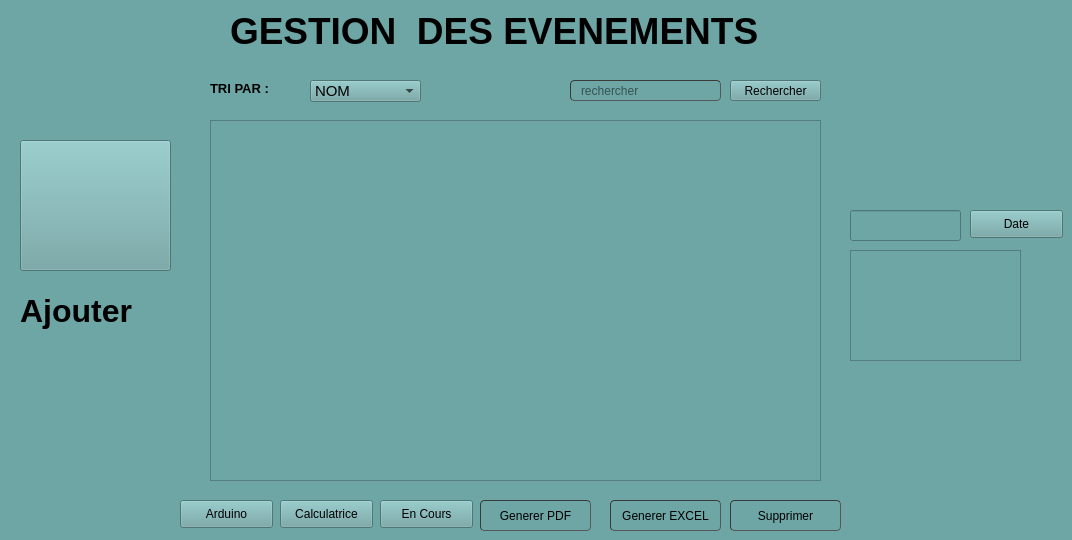
         <widget class="QWidget" name="page_4">
          <property name="styleSheet">
           <string notr="true">background-color: rgb(110, 165, 165)</string>
          </property>
          <widget class="QComboBox" name="comboBox">
           <property name="geometry">
            <rect>
             <x>310</x>
             <y>80</y>
             <width>111</width>
             <height>22</height>
            </rect>
           </property>
           <property name="font">
            <font>
             <pointsize>11</pointsize>
            </font>
           </property>
           <property name="styleSheet">
            <string notr="true">gridline-color: rgb(0, 0, 255);</string>
           </property>
           <item>
            <property name="text">
             <string>NOM</string>
            </property>
           </item>
           <item>
            <property name="text">
             <string>PRIX</string>
            </property>
           </item>
           <item>
            <property name="text">
             <string>DATE</string>
            </property>
           </item>
          </widget>
          <widget class="QLabel" name="label_3">
           <property name="geometry">
            <rect>
             <x>210</x>
             <y>80</y>
             <width>81</width>
             <height>16</height>
            </rect>
           </property>
           <property name="font">
            <font>
             <pointsize>10</pointsize>
             <weight>75</weight>
             <bold>true</bold>
            </font>
           </property>
           <property name="text">
            <string>TRI PAR :</string>
           </property>
          </widget>
          <widget class="QPushButton" name="excel">
           <property name="geometry">
            <rect>
             <x>610</x>
             <y>500</y>
             <width>111</width>
             <height>31</height>
            </rect>
           </property>
           <property name="styleSheet">
            <string notr="true">	border-width: 1px; border-radius: 4px;
	border-color: rgb(58, 58, 58);
	border-style: inset;
	padding: 0 8px;


	selection-color: rgb(60, 63, 65);</string>
           </property>
           <property name="text">
            <string>Generer EXCEL</string>
           </property>
           <property name="icon">
            <iconset>
             <normaloff>:/logo/delete.png</normaloff>:/logo/delete.png</iconset>
           </property>
          </widget>
          <widget class="QPushButton" name="pdf">
           <property name="geometry">
            <rect>
             <x>480</x>
             <y>500</y>
             <width>111</width>
             <height>31</height>
            </rect>
           </property>
           <property name="styleSheet">
            <string notr="true">	border-width: 1px; border-radius: 4px;
	border-color: rgb(58, 58, 58);
	border-style: inset;
	padding: 0 8px;


	selection-color: rgb(60, 63, 65);</string>
           </property>
           <property name="text">
            <string>Generer PDF</string>
           </property>
           <property name="icon">
            <iconset>
             <normaloff>:/logo/delete.png</normaloff>:/logo/delete.png</iconset>
           </property>
          </widget>
          <widget class="QPushButton" name="supprimer">
           <property name="geometry">
            <rect>
             <x>730</x>
             <y>500</y>
             <width>111</width>
             <height>31</height>
            </rect>
           </property>
           <property name="styleSheet">
            <string notr="true">	border-width: 1px; border-radius: 4px;
	border-color: rgb(58, 58, 58);
	border-style: inset;
	padding: 0 8px;


	selection-color: rgb(60, 63, 65);</string>
           </property>
           <property name="text">
            <string>Supprimer</string>
           </property>
           <property name="icon">
            <iconset>
             <normaloff>:/logo/delete.png</normaloff>:/logo/delete.png</iconset>
           </property>
          </widget>
          <widget class="QLineEdit" name="recherche">
           <property name="geometry">
            <rect>
             <x>570</x>
             <y>80</y>
             <width>151</width>
             <height>21</height>
            </rect>
           </property>
           <property name="styleSheet">
            <string notr="true">	border-width: 1px; border-radius: 4px;
	border-color: rgb(58, 58, 58);
	border-style: inset;
	padding: 0 8px;


	selection-background-color: rgb(187, 187, 187);
	
gridline-color: rgb(0, 0, 255);</string>
           </property>
           <property name="placeholderText">
            <string>rechercher</string>
           </property>
          </widget>
          <widget class="QPushButton" name="search">
           <property name="geometry">
            <rect>
             <x>730</x>
             <y>80</y>
             <width>91</width>
             <height>21</height>
            </rect>
           </property>
           <property name="font">
            <font>
             <pointsize>9</pointsize>
            </font>
           </property>
           <property name="text">
            <string>Rechercher</string>
           </property>
           <property name="iconSize">
            <size>
             <width>20</width>
             <height>20</height>
            </size>
           </property>
          </widget>
          <widget class="QLabel" name="label">
           <property name="geometry">
            <rect>
             <x>230</x>
             <y>10</y>
             <width>641</width>
             <height>41</height>
            </rect>
           </property>
           <property name="font">
            <font>
             <family>MS Shell Dlg 2</family>
             <pointsize>28</pointsize>
             <weight>75</weight>
             <bold>true</bold>
            </font>
           </property>
           <property name="text">
            <string>GESTION  DES EVENEMENTS</string>
           </property>
          </widget>
          <widget class="QTableView" name="tableView">
           <property name="geometry">
            <rect>
             <x>210</x>
             <y>120</y>
             <width>611</width>
             <height>361</height>
            </rect>
           </property>
           <property name="styleSheet">
            <string notr="true">gridline-color: rgb(0, 0, 255);

selection-color: rgb(0, 0, 255);</string>
           </property>
          </widget>
          <widget class="QPushButton" name="annuler">
           <property name="enabled">
            <bool>true</bool>
           </property>
           <property name="geometry">
            <rect>
             <x>20</x>
             <y>140</y>
             <width>151</width>
             <height>131</height>
            </rect>
           </property>
           <property name="styleSheet">
            <string notr="true">gridline-color: rgb(0, 0, 255);
image: url(:/new/prefix1/icons/523146.png);</string>
           </property>
           <property name="text">
            <string/>
           </property>
           <property name="icon">
            <iconset>
             <normaloff>:/icons/523146.png</normaloff>:/icons/523146.png</iconset>
           </property>
           <property name="iconSize">
            <size>
             <width>150</width>
             <height>150</height>
            </size>
           </property>
           <property name="autoDefault">
            <bool>false</bool>
           </property>
          </widget>
          <widget class="QLabel" name="label_5">
           <property name="geometry">
            <rect>
             <x>20</x>
             <y>280</y>
             <width>161</width>
             <height>61</height>
            </rect>
           </property>
           <property name="font">
            <font>
             <family>MS Shell Dlg 2</family>
             <pointsize>24</pointsize>
             <weight>75</weight>
             <bold>true</bold>
            </font>
           </property>
           <property name="text">
            <string>Ajouter</string>
           </property>
          </widget>
          <widget class="QPushButton" name="encours">
           <property name="geometry">
            <rect>
             <x>380</x>
             <y>500</y>
             <width>93</width>
             <height>28</height>
            </rect>
           </property>
           <property name="text">
            <string>En Cours</string>
           </property>
          </widget>
          <widget class="QPushButton" name="pushButton">
           <property name="geometry">
            <rect>
             <x>280</x>
             <y>500</y>
             <width>93</width>
             <height>28</height>
            </rect>
           </property>
           <property name="text">
            <string>Calculatrice</string>
           </property>
          </widget>
          <widget class="QPushButton" name="arduino">
           <property name="geometry">
            <rect>
             <x>180</x>
             <y>500</y>
             <width>93</width>
             <height>28</height>
            </rect>
           </property>
           <property name="text">
            <string>Arduino</string>
           </property>
          </widget>
          <widget class="QLineEdit" name="nbdate">
           <property name="geometry">
            <rect>
             <x>850</x>
             <y>210</y>
             <width>111</width>
             <height>31</height>
            </rect>
           </property>
          </widget>
          <widget class="QTableView" name="tabdate">
           <property name="geometry">
            <rect>
             <x>850</x>
             <y>250</y>
             <width>171</width>
             <height>111</height>
            </rect>
           </property>
          </widget>
          <widget class="QPushButton" name="pbdate">
           <property name="geometry">
            <rect>
             <x>970</x>
             <y>210</y>
             <width>93</width>
             <height>28</height>
            </rect>
           </property>
           <property name="text">
            <string>Date</string>
           </property>
          </widget>
         </widget>
